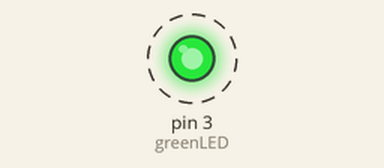
Simulated run of this sketch. Board: Arduino Uno, built with avr-gcc and run on an emulated ATmega328P. Shown: output pins drawn as LEDs (lit = HIGH). Dashed ring = blinking.

Above: at 0.2 s.
Timing chart, 0 to 3.0 s (numbered marks = the images above):
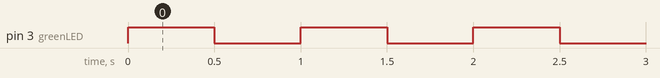

The sketch:

BlinkOneLED.ino
```cpp
// Blink an LED on/off

// pin number 3
int greenLED = 3;

// in milliseconds
int blinkPeriod = 500;

void setup() {
  // put your setup code here, to run once:
  pinMode(greenLED, OUTPUT);
}

void loop() {
  // put your main code here, to run repeatedly:
  digitalWrite(greenLED, HIGH);
  delay(blinkPeriod);
  digitalWrite(greenLED, LOW);
  delay(blinkPeriod);
}
```

Measured:
- by itself, pin 3 (greenLED): alternates HIGH for 0.50 s and LOW for 0.50 s
